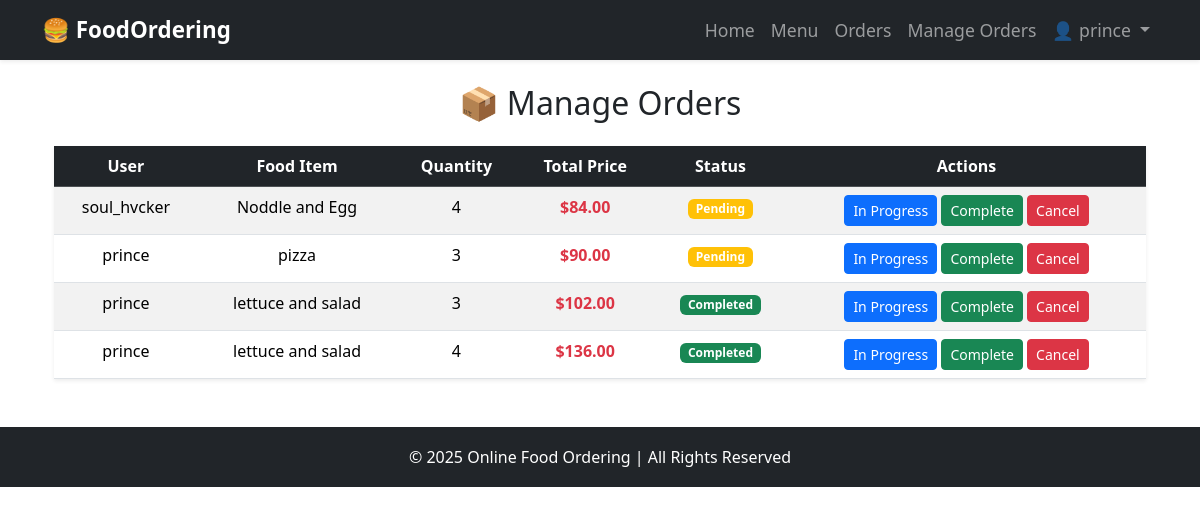
The page /manage-orders/ (signed in) on the database its author committed.
### food_ordering/models.py (models this page shows, shortened)
class Order(models.Model):
    STATUS_CHOICES = [
        ("Pending", "Pending"),
        ("In Progress", "In Progress"),
        ("Completed", "Completed"),
        ("Cancelled", "Cancelled"),
    ]
    user = models.ForeignKey(User, on_delete=models.CASCADE)
    food = models.ForeignKey(Food, on_delete=models.CASCADE)
    quantity = models.PositiveIntegerField(default=1)
    ordered_at = models.DateTimeField(auto_now_add=True)
    status = models.CharField(max_length=20, choices=STATUS_CHOICES, default="Pending")
    def total_price(self):
        return self.food.price * self.quantity

class Food(models.Model):
    name = models.CharField(max_length=100)
    description = models.TextField()
    price = models.DecimalField(max_digits=6, decimal_places=2)
    category = models.CharField(
        max_length=50,
        choices=[("Veg", "Veg"), ("Non-Veg", "Non-Veg")],
        default="Veg"
    )
    available = models.BooleanField(default=True)
    image = CloudinaryField('image', blank=True, null=True)  # ✅ Cloudinary storage

### food_ordering/views.py (the view)
# urls.py: path('manage-orders/', views.manage_orders, name='manage_orders'),
@staff_member_required
def manage_orders(request):
    orders = Order.objects.all().order_by("-ordered_at")  # Show newest orders first
    return render(request, "food_ordering/manage_orders.html", {"orders": orders})

### templates/food_ordering/manage_orders.html (shortened to what this page needs)
{% extends "base.html" %}
{% block content %}
<div class="container">
    <h2 class="text-center mb-4">📦 Manage Orders</h2>
    {% if orders %}
        <div class="d-none d-md-block">
            <table class="table table-striped shadow-sm text-center">
                <thead class="table-dark">
                    <tr>
                        <th>User</th>
                        <th>Food Item</th>
                        <th>Quantity</th>
                        <th>Total Price</th>
                        <th>Status</th>
                        <th>Actions</th>
                    </tr>
                </thead>
                <tbody>
                    {% for order in orders %}
                    <tr>
                        <td>{{ order.user.username }}</td>
                        <td>{{ order.food.name }}</td>
                        <td>{{ order.quantity }}</td>
                        <td class="fw-bold text-danger">${{ order.total_price }}</td>
                        <td>
                            <span class="badge
                                {% if order.status == 'Pending' %} bg-warning
                                {% elif order.status == 'In Progress' %} bg-info
                                {% elif order.status == 'Completed' %} bg-success
                                {% elif order.status == 'Cancelled' %} bg-danger
                                {% endif %}">
                                {{ order.status }}
                            </span>
                        </td>
                        <td>
                            <a href="{% url 'update_order_status' order.id 'In Progress' %}" class="btn btn-primary btn-sm">In Progress</a>
                            <a href="{% url 'update_order_status' order.id 'Completed' %}" class="btn btn-success btn-sm">Complete</a>
                            <a href="{% url 'cancel_order' order.id %}" class="btn btn-danger btn-sm">Cancel</a>
                        </td>
                    </tr>
                    {% empty %}
                    <tr><td colspan="6" class="text-center">No orders found.</td></tr>
                    {% endfor %}
                </tbody>
            </table>
        </div>
    {% else %}
        <p class="text-center">No orders found.</p>
    {% endif %}
</div>
{% endblock %}

### templates/base.html (shortened to what this page needs)
<!DOCTYPE html>
<html lang="en">
<head>
    {% load static %}
    <link href="https://cdn.jsdelivr.net/npm/bootstrap@5.3.2/dist/css/bootstrap.min.css" rel="stylesheet">
</head>
<body>
    <header>
        <nav class="navbar navbar-expand-lg navbar-dark bg-dark shadow-sm">
            <div class="container">
                <a class="navbar-brand" href="/">🍔 FoodOrdering</a>
                <div class="collapse navbar-collapse" id="navbarNav">
                    <ul class="navbar-nav ms-auto">
                        <li class="nav-item">
                            <a class="nav-link" href="/">Home</a>
                        </li>
                        <li class="nav-item">
                            <a class="nav-link" href="{% url 'menu' %}">Menu</a>
                        </li>
                        {% if user.is_authenticated %}
                            <li class="nav-item">
                                <a class="nav-link" href="{% url 'order_history' %}">Orders</a>
                            </li>
                            {% if user.is_staff %}
                            <li class="nav-item">
                                <a class="nav-link" href="{% url 'manage_orders' %}">Manage Orders</a>
                            </li>
                            {% endif %}
                            <li class="nav-item dropdown">
                                <a class="nav-link dropdown-toggle" href="#" id="userDropdown" role="button" data-bs-toggle="dropdown">
                                    👤 {{ user.username }}
                                </a>
                            </li>
                        {% endif %}
                    </ul>
                </div>
            </div>
        </nav>
    </header>
    <main class="container mt-4">
        {% block content %}{% endblock %}
    </main>
    <footer class="footer bg-dark text-white text-center mt-5">
        <p class="mb-0">&copy; 2025 Online Food Ordering | All Rights Reserved</p>
    </footer>
</body>
</html>

### templates/base.html (style rules this page uses)
.navbar-brand { font-weight: bold; font-size: 1.4rem; }
.nav-link { font-size: 1.1rem; }
.footer { position: relative; bottom: 0; width: 100%; height: 60px; line-height: 60px; background-color: #343a40; }

### rows shown on the page
Order: user.username "soul_hvcker", food.name "Noddle and Egg", quantity "4", total_price "84.00", status "Pending"
Order: user.username "prince", food.name "pizza", quantity "3", total_price "90.00", status "Pending"
Order: user.username "prince", food.name "lettuce and salad", quantity "3", total_price "102.00", status "Completed"
Order: user.username "prince", food.name "lettuce and salad", quantity "4", total_price "136.00", status "Completed"

### other values the page prints
{{ user.username }} "prince"
